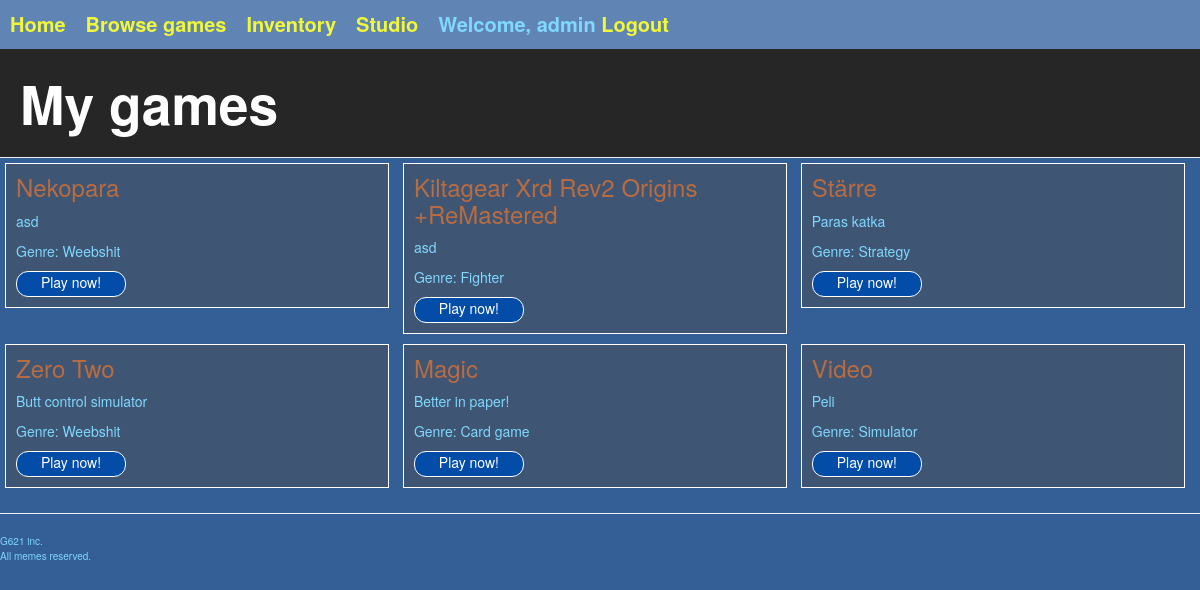
Screenshot of /inventory/ (signed in) with the database file from the repository.
### gameshop/models.py (models this page shows, shortened)
class Profile(models.Model):
    user = models.OneToOneField(User, on_delete=models.CASCADE)
    activated = models.BooleanField(default=False)
    link = models.CharField(max_length=50, default='')
    def gamesBought(self):
        return Game.objects.filter(bought=self).all()

class Game(models.Model):
    id = models.AutoField(auto_created=True, primary_key=True)
    name = models.CharField(max_length=50)
    description = models.TextField(max_length=500)
    genre = models.ForeignKey(Genre, on_delete=models.CASCADE)
    sales = models.IntegerField(default=0)
    price = models.IntegerField(default=0)
    owner = models.ForeignKey(Developer, on_delete=models.CASCADE)
    url = models.CharField(max_length=300, default='http://webcourse.cs.hut.fi/example_game.html')
    bought = models.ManyToManyField(Profile, blank=True, through="Game_state")

class Genre(models.Model):
    name = models.CharField(max_length=20)
    def __str__(self):
        return self.name

### gameshop/views.py (the view)
# urls.py: path('inventory/', inventory),
@login_required(login_url='/login/')
def inventory(request):
    template = loader.get_template("gameshop/inventory/inventory.html")
    context = getUserContext(request.user)
    return HttpResponse(template.render(context))

### gameshop/helpers.py (called while the page is built)
def getUserContext(user):
    if not user or user.is_anonymous:
        return { "profile": None, "developer": None }
    try:
        profile = Profile.objects.get(user=user)
    except Profile.DoesNotExist:
        profile = None
    try:
        developer = Developer.objects.get(profile=profile)
    except Developer.DoesNotExist:
        developer = None
    return { "profile": profile, "developer": developer }

### gameshop/templates/gameshop/inventory/inventory.html
{% extends "gameshop/generic.html" %}
{% block pageHeader %}
  <div class="page-header">
    <h1>
      My games
    </h1>
  </div>
{% endblock %}
{% block content %}
  {% if not profile %}
    <p>Please log in!</p>
  {% else %}
    <div id="inventory">
      {% for game in profile.gamesBought %}
        <div class="store-block">
          <h3>{{ game.name }}</h3>
          <p class="game-description">
            {{ game.description }}
          </p>
          <p>Genre: {{ game.genre }}</p>
          <form action="/gamescreen/{{ game.id }}/">
            <input class="play-now-button" type="submit" value="Play now!" />
          </form>
        </div>
      {% endfor %}
    </div>
  {% endif %}
{% endblock %}

### gameshop/templates/gameshop/common/link_header.html
<div class="link-header">
  <div class="grid-container">
    <div class="grid-item1"><a href="/">Home</a></div>
    <div class="grid-item2"><a href="/shop/">Browse games</a></div>
    <div class="grid-item3"><a href="/inventory/">Inventory</a></div>
    {% if developer %}
      <div class="grid-item5"><a href="/studio/">Studio</a></div>
    {% endif %}
    {% if profile %}
      <div class="grid-login">
        Welcome, {{ profile.user.username }}
        <a href="/logout/">Logout</a>
      </div>
    {% else %}
      <div class="grid-login">
        <a href="/login/">Login</a>
      </div>
    {% endif %}
  </div>
</div>

### gameshop/static/css/gameshop.css (style rules this page uses)
:root { --page-bg: #335E96; --page-header-bg: #262626; --page-header-txt: #FFFFFF; --header-bg: #6084B3; --text: #80D8FF; --link: #F1F739; --head: #B86C42; --store-block-bg: #3E5573; --store-block-border: #FFFFFF; --shop-buy-button: #FFFFFF; --disabled: #727984; --disabled-bg: #c7c8c9; --buy-button-txt: #3a6041; --buy-button-bg: #06cc2d; --play-button-bg: #034da8; }
input, select, textarea, .submit { color: #21213d; }
.page-header { background-color: var(--page-header-bg); margin: 0; padding: 15px 15px 15px 20px; }
h1, h2, h3, h4, h5, h6, h7 { color: var(--head); margin-top: 0; }
.page-header h1, .page-header h1 a, .page-header h1 a:visited, .page-header h1 a:active { color: var(--page-header-txt); font-size: 40pt; font-weight: 900; margin-top: 10px; margin-bottom: 10px; }
.store-block { background-color: var(--store-block-bg); border: solid 1px var(--store-block-border); padding: 10px; margin: 5px; width: 32%; display: inline-table; }
.play-now-button, .submit-game, .shop_buy { background-color: var(--head); color: var(--shop-buy-button); display: inline-block; text-decoration: none; padding: 8px 16px; border: solid 1px var(--shop-buy-button); }
a { color: var(--link); }
form { color: var(--head); }
body { background-color: var(--page-bg); padding: 0; color: var(--text); }
.link-header { background-color: var(--header-bg); font-size: 15pt; padding: 10px; font-weight: bold; }
.grid-container { display: inline-grid; grid-template-areas: "item1 item2 item3 item4 item5" "login login login login login"; grid-column-gap: 20px; }
.play-now-button { background-color: var(--play-button-bg); color: var(--shop-buy-button); display: inline-block; text-decoration: none; padding-top: 0px; padding-bottom: 4px; border: solid 1px var(--shop-buy-button); border-radius: 12px; width:110px; }

### rows the page displays
Profile: user.username "admin"
Game: name "Nekopara", description "asd", genre "Weebshit"
Game: name "Kiltagear Xrd Rev2 Origins +ReMastered", description "asd", genre "Fighter"
Game: name "Stärre", description "Paras katka", genre "Strategy"
Game: name "Zero Two", description "Butt control simulator", genre "Weebshit"
Game: name "Magic", description "Better in paper!", genre "Card game"
Game: name "Video", description "Peli", genre "Simulator"
